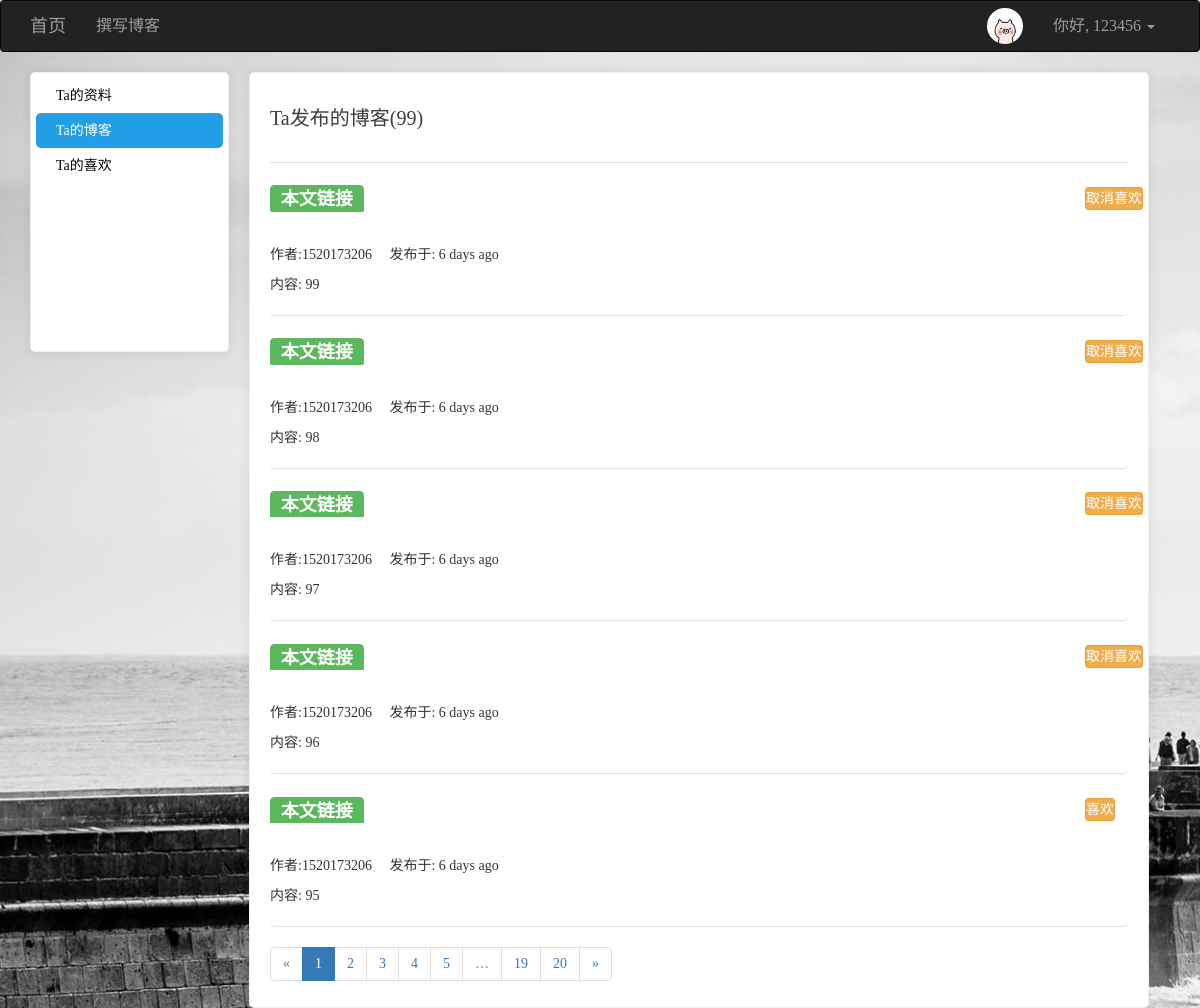
/user/my_blog/1520173206 (signed in), run on an earlier commit of the app's database.
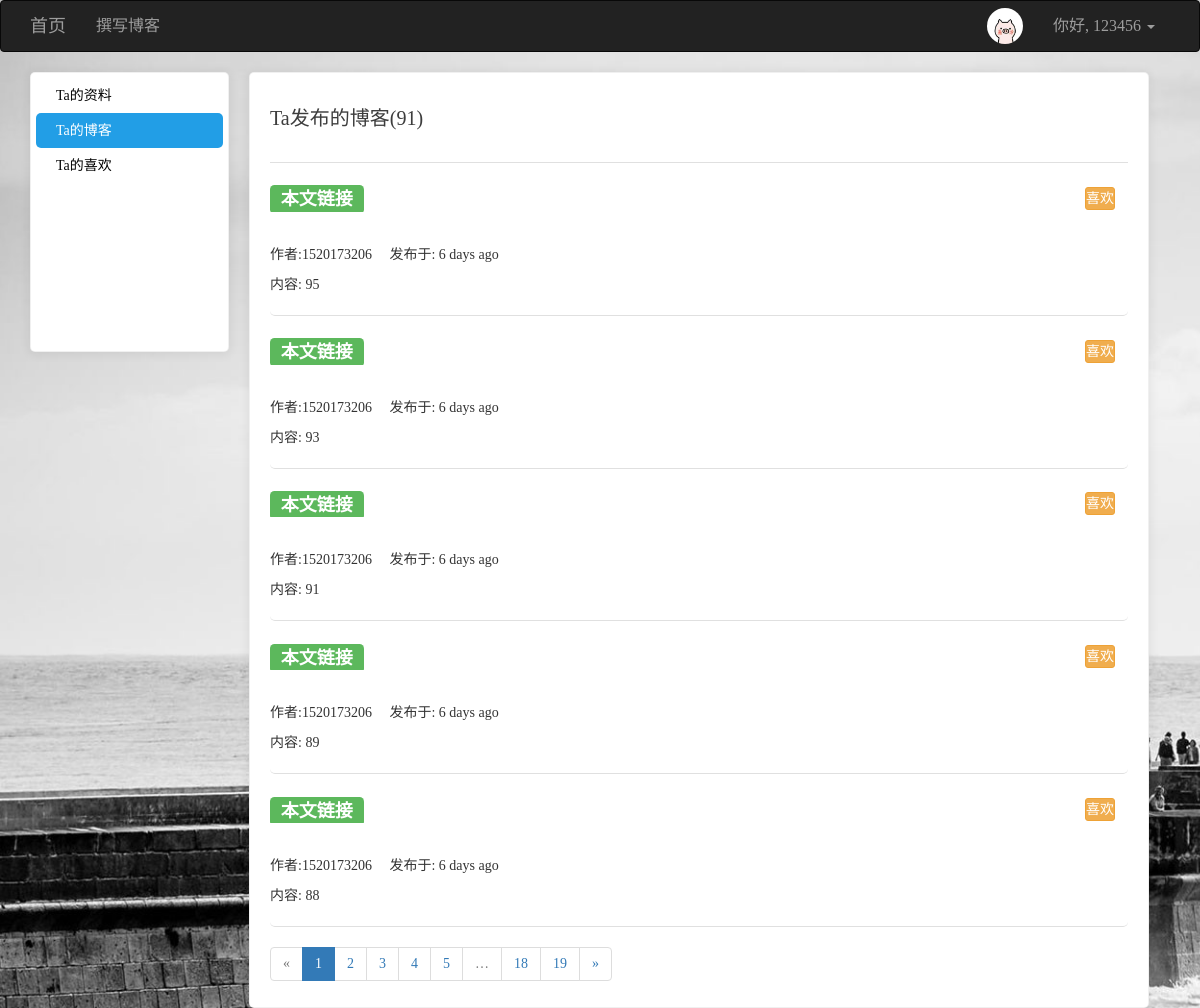
And on a later commit of the database.
### app/models/posts.py (models this page shows, shortened)
class Posts(db.Model):
    __tablename__ = 'posts'
    id = db.Column(db.Integer, primary_key=True)
    rid = db.Column(db.Integer, index=True, default=0)
    content = db.Column(db.Text)
    timestamp = db.Column(db.DateTime, default=datetime.utcnow)
    uid = db.Column(db.Integer, db.ForeignKey('users.id', ondelete='CASCADE'))
    comments = db.relationship('Comment', backref='post', lazy='dynamic', cascade='all, delete-orphan')
    body_html = db.Column(db.Text)
    body_text = db.Column(db.Text)

### app/models/users.py (models this page shows, shortened)
class User(UserMixin, db.Model):
    __tablename__ = 'users'
    id = db.Column(db.Integer, primary_key=True)
    username = db.Column(db.String(64), unique=True)
    password_hash = db.Column(db.String(128))
    email = db.Column(db.String(128), unique=True)
    confirmed = db.Column(db.Boolean, default=False)
    icon = db.Column(db.String(64), default='default.jpg')
    name = db.Column(db.String(64))
    location = db.Column(db.String(64))
    about_me = db.Column(db.Text())
    member_since = db.Column(db.DateTime(), default=datetime.utcnow)
    last_seen = db.Column(db.DateTime(), default=datetime.utcnow)
    posts = db.relationship('Posts', backref='user', lazy='dynamic', cascade='all, delete-orphan')
    favorites = db.relationship('Posts', secondary="collections", backref=db.backref('users', lazy='dynamic'), lazy='dynamic')
    comments = db.relationship('Comment', backref='user', lazy='dynamic', cascade='all, delete-orphan')
    @property
    def password(self):
        raise AttributeError('密码不可读')
    def is_favorite(self, pid):
        favorites = self.favorites.all()
        posts = list(filter(lambda p: p.id == pid, favorites))
        if len(posts) > 0:
            return True
        else:
            return False
    def ping(self):
        self.last_seen = datetime.utcnow()
        db.session.add(self)
        db.session.commit()

### app/views/user.py (the view)
@user.route('/my_blog/<username>')
def my_blog(username):
    u = User.query.filter_by(username=username).first_or_404()
    page = request.args.get('page', 1, type=int)  # 用户想查看第几页
    pagination = u.posts.order_by(Posts.timestamp.desc()).paginate(page, per_page=5, error_out=False)
    posts = pagination.items
    return render_template('user/myblog.html', user=u, posts=posts, pagination=pagination)

### app/models/users.py (called while the page is built)
@loginmanager.user_loader
def user_loader(uid):
    return User.query.get(int(uid))

### app/views/user.py (called while the page is built)
@user.before_app_request
def before_request():
    if current_user.is_authenticated:
        current_user.ping()

### app/templates/user/myblog.html (shortened to what this page needs)
{% extends 'commons/base.html' %}
{% from 'commons/macro.html' import pagination_show %}
{% block styles %}
    {{ super() }}
{% endblock %}
{% block page_content %}
    <div class="left_cont" style="background: white" >
        <ul>
            <li class="side1"><a href="{{ url_for('user.index', username=user.username) }}" class="aside">{% if current_user.username == user.username %}我{% else %}Ta{% endif %}的资料</a></li>
            <li class="side3"><a href="{{ url_for('user.my_blog', username=user.username) }}">{% if current_user.username == user.username %}我{% else %}Ta{% endif %}的博客</a></li>
            <li class="side4"><a href="{{ url_for('user.my_fav', username=user.username) }}">{% if current_user.username == user.username %}我{% else %}Ta{% endif %}的喜欢</a></li>
        </ul>
    </div>
    <div class="right_cont" style="background: white; border: 1px solid rgba(0, 0, 0, .06); padding: 0 20px; box-shadow: 0 1px 10px 2px rgba(0, 0, 0, .06); border-radius: 5px">
        <h3>{% if current_user.username == user.username %}我{% else %}Ta{% endif %}发布的博客({{ user.posts.count() }})</h3>
        <div class="book">
            <ul class=entries>
                {% for post in posts %}
                    <li>
                        <h1>
                            <a target="_blank" href="{{ url_for('posts.post_show', id=post.id) }}"><span class="label label-success">本文链接</span></a>
                        </h1>
                        {% if current_user.is_authenticated %}
                            {% if current_user.username != post.user.username %}
                                <span class="btn btn-warning btn-sm" style="font-size: 14px; padding: 0px; position: relative; left: 95%; top: -35px">
                                    <span class="collect" url="{{ url_for('posts.collect', pid=post.id) }}">
                                        {% if current_user.is_favorite(post.id) %}
                                            取消喜欢
                                        {% else %}
                                            喜欢
                                        {% endif %}
                                    </span>
                                </span>
                            {% endif %}
                        {% endif %}
                        <br>
                        <span>作者:{{ post.user.username }}</span>&nbsp;&nbsp;&nbsp;&nbsp;&nbsp;<span>发布于: {{ moment(post.timestamp).fromNow() }}</span>
                        <p style="overflow: hidden; text-overflow: ellipsis; word-break: break-all">
                            {% if post.body_html %}
                                {{ post.body_text }}
                            {% else %}
                                {{ post.content }}
                            {% endif %}
                        </p>
                    </li>
                {% endfor %}
                {{ pagination_show(pagination,'user.my_blog',user.username) }}
            </ul>
        </div>
    </div>
{% endblock %}

What changed in the data, as far as the page shows it:
removed Posts: shows "取消喜欢", user.username "1520173206", timestamp "6 days ago", content "内容: 99"
removed Posts: shows "取消喜欢", user.username "1520173206", timestamp "6 days ago", content "内容: 98"
removed Posts: shows "取消喜欢", user.username "1520173206", timestamp "6 days ago", content "内容: 97"
removed Posts: shows "取消喜欢", user.username "1520173206", timestamp "6 days ago", content "内容: 96"
now on this page (row unchanged): Posts: shows "喜欢", user.username "1520173206", timestamp "6 days ago", content "内容: 93"
now on this page (row unchanged): Posts: shows "喜欢", user.username "1520173206", timestamp "6 days ago", content "内容: 91"
now on this page (row unchanged): Posts: shows "喜欢", user.username "1520173206", timestamp "6 days ago", content "内容: 89"
now on this page (row unchanged): Posts: shows "喜欢", user.username "1520173206", timestamp "6 days ago", content "内容: 88"
Also different on the page:
{{ user.posts.count() }}: "99" → "91"
new list line: "18"
list line gone: "20"
